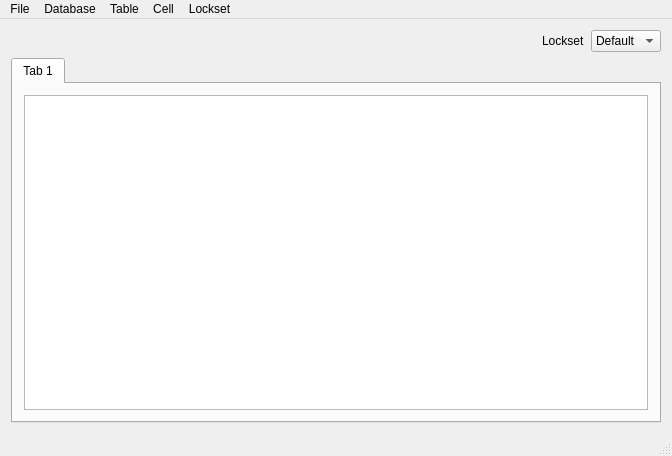
<?xml version="1.0" encoding="UTF-8"?>
<ui version="4.0">
 <class>MainWindow</class>
 <widget class="QMainWindow" name="MainWindow">
  <property name="geometry">
   <rect>
    <x>0</x>
    <y>0</y>
    <width>672</width>
    <height>456</height>
   </rect>
  </property>
  <property name="windowTitle">
   <string>MainWindow</string>
  </property>
  <widget class="QWidget" name="centralWidget">
   <layout class="QVBoxLayout" name="verticalLayout">
    <item>
     <layout class="QHBoxLayout" name="horizontalLayout">
      <property name="sizeConstraint">
       <enum>QLayout::SetDefaultConstraint</enum>
      </property>
      <item>
       <spacer name="horizontalSpacer">
        <property name="orientation">
         <enum>Qt::Horizontal</enum>
        </property>
        <property name="sizeHint" stdset="0">
         <size>
          <width>40</width>
          <height>20</height>
         </size>
        </property>
       </spacer>
      </item>
      <item>
       <widget class="QLabel" name="label">
        <property name="text">
         <string>Lockset</string>
        </property>
       </widget>
      </item>
      <item>
       <widget class="QComboBox" name="comboBox">
        <property name="toolTip">
         <string>&lt;html&gt;&lt;head/&gt;&lt;body&gt;&lt;p&gt;&lt;br/&gt;&lt;/p&gt;&lt;/body&gt;&lt;/html&gt;</string>
        </property>
        <property name="editable">
         <bool>false</bool>
        </property>
        <item>
         <property name="text">
          <string>Default</string>
         </property>
        </item>
       </widget>
      </item>
     </layout>
    </item>
    <item>
     <widget class="QTabWidget" name="tabWidget">
      <property name="currentIndex">
       <number>0</number>
      </property>
      <property name="movable">
       <bool>true</bool>
      </property>
      <widget class="QWidget" name="tab">
       <attribute name="title">
        <string>Tab 1</string>
       </attribute>
       <layout class="QVBoxLayout" name="verticalLayout_2">
        <item>
         <widget class="QTableWidget" name="tableWidget"/>
        </item>
       </layout>
      </widget>
     </widget>
    </item>
   </layout>
  </widget>
  <widget class="QMenuBar" name="menuBar">
   <property name="geometry">
    <rect>
     <x>0</x>
     <y>0</y>
     <width>672</width>
     <height>20</height>
    </rect>
   </property>
   <widget class="QMenu" name="menuDit_is_een_test">
    <property name="title">
     <string>File</string>
    </property>
    <widget class="QMenu" name="menuExport">
     <property name="title">
      <string>Export</string>
     </property>
     <addaction name="separator"/>
     <addaction name="actionMJ_Binary"/>
     <addaction name="action_cpp_h_Pair"/>
    </widget>
    <addaction name="actionLoad_File"/>
    <addaction name="actionSave"/>
    <addaction name="actionSave_As"/>
    <addaction name="menuExport"/>
    <addaction name="actionExit"/>
   </widget>
   <widget class="QMenu" name="menuDatabase">
    <property name="title">
     <string>Database</string>
    </property>
    <addaction name="actionEdit_Typedefs"/>
   </widget>
   <widget class="QMenu" name="menuSheet">
    <property name="title">
     <string>Table</string>
    </property>
    <addaction name="actionAdd_Column"/>
   </widget>
   <widget class="QMenu" name="menuCell">
    <property name="title">
     <string>Cell</string>
    </property>
   </widget>
   <widget class="QMenu" name="menuLocks">
    <property name="title">
     <string>Lockset</string>
    </property>
    <addaction name="actionSave_Lockset"/>
   </widget>
   <addaction name="menuDit_is_een_test"/>
   <addaction name="menuDatabase"/>
   <addaction name="menuSheet"/>
   <addaction name="menuCell"/>
   <addaction name="menuLocks"/>
  </widget>
  <widget class="QStatusBar" name="statusBar"/>
  <action name="actionLoad_File">
   <property name="text">
    <string>Open File...</string>
   </property>
  </action>
  <action name="actionSave">
   <property name="text">
    <string>Save</string>
   </property>
  </action>
  <action name="actionSave_As">
   <property name="text">
    <string>Save As...</string>
   </property>
  </action>
  <action name="actionMJ_Binary">
   <property name="text">
    <string>MJ Binary...</string>
   </property>
  </action>
  <action name="action_cpp_h_Pair">
   <property name="text">
    <string>.cpp/.h Pair...</string>
   </property>
  </action>
  <action name="actionExit">
   <property name="text">
    <string>Exit</string>
   </property>
  </action>
  <action name="actionEdit_Typedefs">
   <property name="text">
    <string>Edit Typedefs</string>
   </property>
  </action>
  <action name="actionAdd_Column">
   <property name="text">
    <string>Add Column</string>
   </property>
  </action>
  <action name="actionSave_Lockset">
   <property name="text">
    <string>Edit Locksets...</string>
   </property>
  </action>
 </widget>
 <layoutdefault spacing="6" margin="11"/>
 <resources/>
 <connections/>
</ui>
